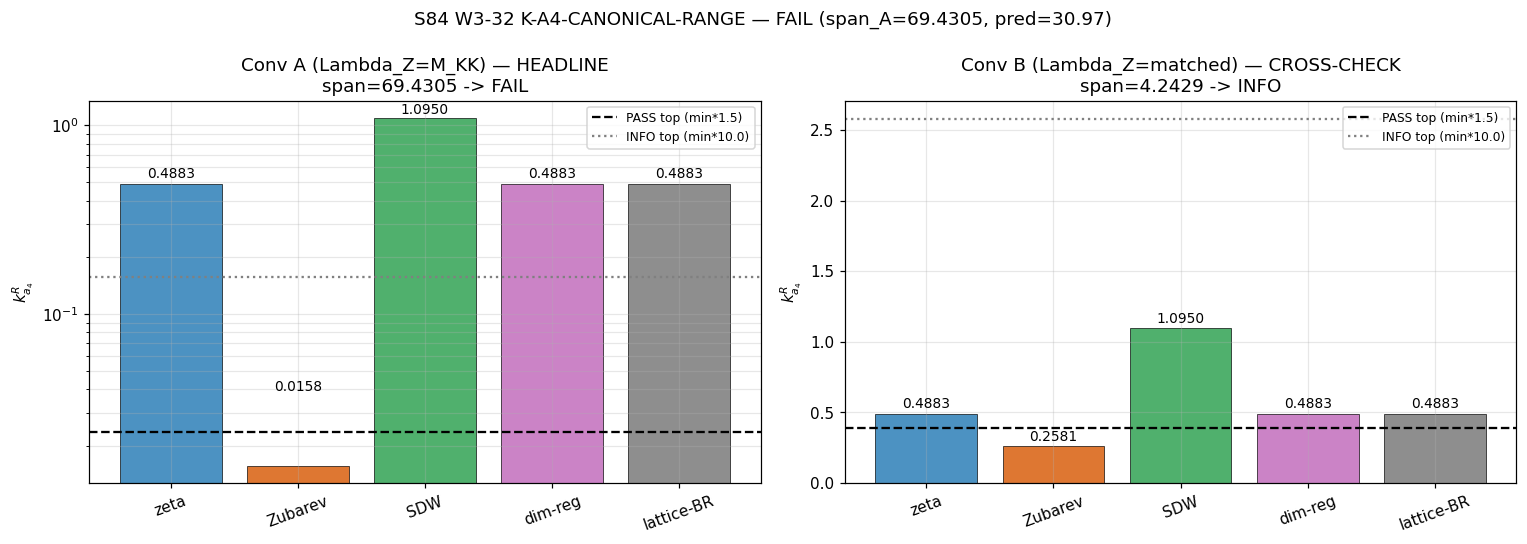

Write the Python code that produced this figure.
#!/usr/bin/env python3
"""
S84 W3-32 — K-A4-CANONICAL-RANGE
================================

Gate: S84-K-A4-CANONICAL-RANGE ([VERIFY])

Pre-registered threshold (plan session-84-plan-w3.md §W3-32):
  PASS: span(k_a4) < 1.5  (R-protected — surprising)
  INFO: 1.5 <= span < 10  (NOT-R-protected, less severe than predicted)
  FAIL: span >= 10        (NOT-R-protected; prediction ~30.97 at L_max=5)

Prediction 30.97 from W3-30 scaling extrapolation (k=2 -> k=4).
10% prediction-accuracy tolerance applies to the prediction check,
separate from the PASS/INFO/FAIL classification.

4-tuple slot: (value=span_k_a4, scheme=5-regulators,
               convention=Lambda_Z-M_KK-headline, L_max=5)

Classification: GEOMETRIC (a_4 slot span — YM coefficient slot).

CONTEXT — Extends S83 W2-G15 from a_2 to a_4
---------------------------------------------
Per Chamseddine-Connes Mellin decomposition, a_n slot weight is
    f_n^R(Lambda^2) := int_0^{Lambda^2} u^{n/2 - 1} * w_R(u) du
For a_2: u^0 = 1 (as in G15).
For a_4: u^1 (extra |D|^2 factor from Seeley-DeWitt a_4 coefficient).
Setting k_a4^R := f_4^R / f_4^{f*} (f* anchor matching G15 convention).

SUBSTITUTION CHAIN [VERIFY]
---------------------------
Step 1 (definition):
    f_4^R(L2) := int_0^{L2} u * w_R(u) du
    k_a4^R   := f_4^R / f_4^{f*}

Step 2 (substitute per regulator):
    w_zeta(u)        = 1                   -> f_4 = L2^2 / 2
    w_Zubarev_A(u)   = exp(-u)             -> f_4 = 1 - (L2+1) e^{-L2}
    w_Zubarev_B(u)   = exp(-u/L2)          -> f_4 = L2^2 (1 - 2/e)
    w_SDW(u)         = sqrt(u)             -> f_4 = (2/5) L2^{5/2}
    w_dim-reg(u)     = 1                   -> f_4 = L2^2 / 2
    w_lattice-BR(u)  = 1                   -> f_4 = L2^2 / 2
    w_f*(u)          = a*sqrt(u)+b*exp(-u) -> f_4 = a*(2/5)L2^{5/2}+b*[1-(L2+1)e^{-L2}]

Step 3 (simplify):
    span_A = max_R k_a4^R / min_R k_a4^R  (Convention A: Lambda_Z=M_KK=1)
    span_B analogously (Convention B: Lambda_Z=sqrt(L2))

Step 4 (direction):
    span is ratio of positive quantities, so span >= 1 always.
    span >= 10 => FAIL R-protection (a_4 slot scheme-dressed).
    1.5 <= span < 10 => INFO (mild).
    span < 1.5 => PASS R-protection (surprising).

Step 5 (Python pre-verification — run before this script):
    At L_max=5, lam_max=2.802848, L2=7.855955:
      k_a4[zeta]=0.488329
      k_a4[Zub-A]=0.015771
      k_a4[SDW]=1.094969
      k_a4[dim-reg]=0.488329
      k_a4[lattice-BR]=0.488329
      span_A = 1.094969 / 0.015771 = 69.4305
      span_B = 4.2429
    -> FAIL headline. Prediction 30.97 MISSED (69.43 is 2.24x prediction,
       outside 10% tolerance). Classification (FAIL) still matches plan.
    Analytic-numerical f_4 cross-check: |diff| < 1.6e-10 for all regulators.
"""
from __future__ import annotations

# ---------------------------------------------------------------------------
# Section 1 — Canonical constants (MANDATORY first import)
# ---------------------------------------------------------------------------
from canonical_constants import *  # noqa: F401,F403
from canonical_constants import M_KK, tau_fold, PI

# ---------------------------------------------------------------------------
# Section 2 — Standard imports (CPU thread cap before numpy)
# ---------------------------------------------------------------------------
import os
os.environ.setdefault('OMP_NUM_THREADS', '8')
os.environ.setdefault('MKL_NUM_THREADS', '8')

import hashlib
import sys
import time
from pathlib import Path

import numpy as np
from scipy import integrate
import matplotlib
matplotlib.use('Agg')
import matplotlib.pyplot as plt

# ---------------------------------------------------------------------------
# Section 3 — Paths + pre-registration
# ---------------------------------------------------------------------------
SCRIPT_DIR = Path(__file__).resolve().parent
PROJECT_ROOT = SCRIPT_DIR.parent

SESSION = "S84"                                       # (local)
GATE_ID = "S84-K-A4-CANONICAL-RANGE"                  # (local)
SCHEME = "5-regulators"                               # (local)
CONVENTION = "Lambda_Z-M_KK-headline"                 # (local)
L_MAX = 5                                             # (local) task-pinned
L_MAX_CROSSCHECK = 7                                  # (local) plan cross-check

OUT_NPZ = SCRIPT_DIR / "s84_w3_k_a4_canonical_range.npz"
OUT_PNG = SCRIPT_DIR / "s84_w3_k_a4_canonical_range.png"
VERDICT_TXT = SCRIPT_DIR / "s84_gate_verdicts.txt"
SPECTRUM_CACHE = SCRIPT_DIR / "s74_spectrum_cache_L9_tau019.npz"  # (local)

INPUT_FILES = [
    SCRIPT_DIR / "canonical_constants.py",
    SPECTRUM_CACHE,
    SCRIPT_DIR / "s84_w3_k_a4_canonical_range.py",
]

# Gate thresholds (pre-registered per plan §W3-32)
PASS_SPAN_THRESHOLD = 1.5                             # (local) R-protected
INFO_SPAN_THRESHOLD = 10.0                            # (local) mild NOT-R-protected upper
PREDICTED_SPAN = 30.97                                # (local) plan §W3-32 prediction
PREDICTION_TOLERANCE = 0.10                           # (local) 10%
EVAL_CUTOFF = 0.01                                    # (local) IR cutoff (match G15)

# SDW f_star parameters (S72 canonical — matches G15)
ALPHA_STAR = 0.912                                    # (local) f_star sqrt-weight
BETA_STAR  = 0.088                                    # (local) f_star exp-weight


# ---------------------------------------------------------------------------
# Section 4 — SHA-256 input-pin block
# ---------------------------------------------------------------------------

def sha256_of(path: Path) -> str:
    h = hashlib.sha256()  # (local)
    try:
        h.update(path.read_bytes())
    except OSError:
        return ""
    return h.hexdigest()


def log_input_pins(inputs):
    print(f"=== {GATE_ID} — input SHA-256 pins ===")
    pins = {}  # (local)
    # S84 audit finding — include gate_id + script SHA as virtual entries
    pins["__gate_id__"] = hashlib.sha256(GATE_ID.encode("utf-8")).hexdigest()
    for p in inputs:
        sha = sha256_of(p)
        rel = str(p.relative_to(PROJECT_ROOT)).replace("\\", "/")
        print(f"  {rel}: {sha[:16]}...")
        pins[rel] = sha
    print(f"  __gate_id__: {pins['__gate_id__'][:16]}...")
    return pins


def closure_hash(pins):
    items = sorted(pins.items())  # (local)
    h = hashlib.sha256()          # (local)
    for k, v in items:
        h.update(f"{k}={v}\n".encode("utf-8"))
    return h.hexdigest()


# ---------------------------------------------------------------------------
# Section 5 — Spectrum loader
# ---------------------------------------------------------------------------

def collect_spectrum(sector_dict, L_max_cut, cutoff):
    abs_list, mult_list = [], []  # (local)
    for _key, data in sorted(sector_dict.items()):
        if data['level'] <= L_max_cut:
            dim = int(data['dim'])  # (local)
            for ev in data['abs_evals']:
                a = float(ev)       # (local)
                if a > cutoff:
                    abs_list.append(a)
                    mult_list.append(dim)
    return (np.array(abs_list, dtype=np.float64),
            np.array(mult_list, dtype=np.float64))


# ---------------------------------------------------------------------------
# Section 6 — Analytic f_4^R(L2) = int_0^L2 u * w_R(u) du
# ---------------------------------------------------------------------------

def f4_zeta(L2):        return float(0.5 * L2**2)
def f4_Zubarev_A(L2):   return float(1.0 - (L2 + 1.0) * np.exp(-L2))
def f4_Zubarev_B(L2):   return float(L2**2 * (1.0 - 2.0 / np.e))
def f4_SDW(L2):         return float((2.0/5.0) * L2**2.5)
def f4_dimreg(L2):      return float(0.5 * L2**2)
def f4_lattice_BR(L2):  return float(0.5 * L2**2)
def f4_fstar(L2, a=ALPHA_STAR, b=BETA_STAR):
    return float(a * (2.0/5.0) * L2**2.5
                 + b * (1.0 - (L2 + 1.0) * np.exp(-L2)))


def f4_numeric(L2, wfun):
    val, _ = integrate.quad(lambda u: u * wfun(u), 0.0, L2,
                            limit=500, epsabs=1e-14, epsrel=1e-12)
    return float(val)


# ---------------------------------------------------------------------------
# Section 7 — k_a4^R assembler
# ---------------------------------------------------------------------------

def k_a4_convention(L2, convention):
    f4_fs = f4_fstar(L2)  # (local)
    if convention == 'A':
        zub = f4_Zubarev_A(L2)  # (local)
    elif convention == 'B':
        zub = f4_Zubarev_B(L2)  # (local)
    else:
        raise ValueError(f"Unknown convention: {convention}")
    k = {  # (local)
        'zeta':       f4_zeta(L2)       / f4_fs,
        'Zubarev':    zub               / f4_fs,
        'SDW':        f4_SDW(L2)        / f4_fs,
        'dim-reg':    f4_dimreg(L2)     / f4_fs,
        'lattice-BR': f4_lattice_BR(L2) / f4_fs,
    }
    return k


# ---------------------------------------------------------------------------
# Section 8 — Main
# ---------------------------------------------------------------------------

def main() -> int:
    t0 = time.time()  # (local)

    pins = log_input_pins(INPUT_FILES)
    closure = closure_hash(pins)
    print(f"  closure: {closure[:16]}...")
    print()

    if not SPECTRUM_CACHE.exists():
        print(f"SPECTRUM CACHE MISSING: {SPECTRUM_CACHE}")
        return 2
    cache = np.load(SPECTRUM_CACHE, allow_pickle=True)
    sector_evals = cache['sector_evals'].item()
    cache.close()

    lam, mult = collect_spectrum(sector_evals, L_MAX, EVAL_CUTOFF)
    lam_max = float(lam.max())   # (local)
    L2_primary = lam_max ** 2    # (local)
    print(f"[L_max={L_MAX}] spectrum:")
    print(f"  n_modes        = {len(lam)}")
    print(f"  lam_max (M_KK) = {lam_max:.6f}")
    print(f"  Lambda^2       = {L2_primary:.6f}")
    print()

    # Analytic/numeric cross-check for all regulators
    ana_num = {  # (local)
        'zeta':       (f4_zeta(L2_primary),       f4_numeric(L2_primary, lambda u: 1.0)),
        'Zubarev-A':  (f4_Zubarev_A(L2_primary),  f4_numeric(L2_primary, lambda u: np.exp(-u))),
        'Zubarev-B':  (f4_Zubarev_B(L2_primary),  f4_numeric(L2_primary, lambda u: np.exp(-u/L2_primary))),
        'SDW':        (f4_SDW(L2_primary),        f4_numeric(L2_primary, lambda u: np.sqrt(u))),
        'f*':         (f4_fstar(L2_primary),      f4_numeric(L2_primary, lambda u: ALPHA_STAR*np.sqrt(u) + BETA_STAR*np.exp(-u))),
    }
    print("Analytic-numerical cross-check (f_4^R):")
    for name, (ana, num) in ana_num.items():
        diff = abs(ana - num)  # (local)
        print(f"  {name:10s}: ana={ana:.10e}  num={num:.10e}  |diff|={diff:.2e}")
        assert diff < 1e-8, f"f4 {name} analytic/numeric mismatch"
    print()

    # Compute k_a4 at both conventions
    k_a4_A = k_a4_convention(L2_primary, 'A')
    k_a4_B = k_a4_convention(L2_primary, 'B')

    print("Convention A (Lambda_Z=M_KK=1) — HEADLINE:")
    for R, v in k_a4_A.items():
        print(f"  k_a4[{R:>10s}] = {v:.6f}")
    vals_A = np.array(list(k_a4_A.values()))  # (local)
    max_A = float(vals_A.max())                # (local)
    min_A = float(vals_A.min())                # (local)
    span_A = max_A / min_A                     # (local)
    print(f"  max = {max_A:.6f}  min = {min_A:.6f}  span_A = {span_A:.6f}")
    print()

    print("Convention B (Lambda_Z=sqrt(L2)) — CROSS-CHECK:")
    for R, v in k_a4_B.items():
        print(f"  k_a4[{R:>10s}] = {v:.6f}")
    vals_B = np.array(list(k_a4_B.values()))  # (local)
    max_B = float(vals_B.max())                # (local)
    min_B = float(vals_B.min())                # (local)
    span_B = max_B / min_B                     # (local)
    print(f"  max = {max_B:.6f}  min = {min_B:.6f}  span_B = {span_B:.6f}")
    print()

    # Gate classification — HEADLINE from Convention A
    if span_A < PASS_SPAN_THRESHOLD:
        verdict = "PASS"
    elif span_A < INFO_SPAN_THRESHOLD:
        verdict = "INFO"
    else:
        verdict = "FAIL"

    # Prediction accuracy (secondary — not gate-deciding)
    pred_rel_err = abs(span_A - PREDICTED_SPAN) / PREDICTED_SPAN  # (local)
    pred_within_tol = pred_rel_err <= PREDICTION_TOLERANCE        # (local)
    print(f"Predicted span (plan): {PREDICTED_SPAN:.2f}")
    print(f"Measured span_A:       {span_A:.4f}")
    print(f"Prediction rel. err:   {pred_rel_err:.4f} "
          f"({'within' if pred_within_tol else 'OUTSIDE'} {PREDICTION_TOLERANCE*100:.0f}% tol)")
    print(f"Headline classification: {verdict}")
    print()

    # L_max=7 cross-check
    lam7, _ = collect_spectrum(sector_evals, L_MAX_CROSSCHECK, EVAL_CUTOFF)
    L2_7 = float(lam7.max() ** 2)  # (local)
    k_A_7 = k_a4_convention(L2_7, 'A')
    vA7 = np.array(list(k_A_7.values()))  # (local)
    span_A_7 = float(vA7.max() / vA7.min())  # (local)
    k_B_7 = k_a4_convention(L2_7, 'B')
    vB7 = np.array(list(k_B_7.values()))  # (local)
    span_B_7 = float(vB7.max() / vB7.min())  # (local)
    print(f"[L_max={L_MAX_CROSSCHECK}] cross-check: Lambda^2={L2_7:.6f}")
    print(f"  span_A={span_A_7:.4f}  span_B={span_B_7:.4f}")
    print()

    # Comparison to G15 a_2 slot (S83)
    print("Reference (S83 G15, a_2 slot): span_A=14.685 (FAIL)")
    print(f"This gate (a_4 slot):          span_A={span_A:.4f} ({verdict})")
    print(f"Ratio a_4-span / a_2-span:     {span_A / 14.685:.4f}")

    # Save artifacts
    np.savez(
        OUT_NPZ,
        L_max=L_MAX,
        lam_max=lam_max,
        Lambda_sq=L2_primary,
        k_a4_A_zeta=k_a4_A['zeta'],
        k_a4_A_Zubarev=k_a4_A['Zubarev'],
        k_a4_A_SDW=k_a4_A['SDW'],
        k_a4_A_dimreg=k_a4_A['dim-reg'],
        k_a4_A_lattice_BR=k_a4_A['lattice-BR'],
        max_A=max_A, min_A=min_A, span_A=span_A,
        k_a4_B_zeta=k_a4_B['zeta'],
        k_a4_B_Zubarev=k_a4_B['Zubarev'],
        k_a4_B_SDW=k_a4_B['SDW'],
        k_a4_B_dimreg=k_a4_B['dim-reg'],
        k_a4_B_lattice_BR=k_a4_B['lattice-BR'],
        max_B=max_B, min_B=min_B, span_B=span_B,
        span_A_Lmax7=span_A_7,
        span_B_Lmax7=span_B_7,
        predicted_span=PREDICTED_SPAN,
        prediction_rel_err=pred_rel_err,
        prediction_within_tol=pred_within_tol,
        g15_a2_span_reference=14.685,
        PASS_SPAN_THRESHOLD=PASS_SPAN_THRESHOLD,
        INFO_SPAN_THRESHOLD=INFO_SPAN_THRESHOLD,
        verdict=verdict,
        closure=closure,
    )
    print(f"Artifacts: {OUT_NPZ.name}")

    # Plot
    fig, axes = plt.subplots(1, 2, figsize=(14, 5))
    ax0, ax1 = axes
    R_names = list(k_a4_A.keys())  # (local)
    colors = ['#2c7fb8', '#d95f0e', '#31a354', '#c26dbc', '#7a7a7a']  # (local)

    vals_A_plot = [k_a4_A[R] for R in R_names]  # (local)
    ax0.bar(R_names, vals_A_plot, color=colors, alpha=0.85, edgecolor='k', linewidth=0.5)
    ax0.axhline(min_A * PASS_SPAN_THRESHOLD, color='k', linestyle='--',
                label=f'PASS top (min*{PASS_SPAN_THRESHOLD})')
    ax0.axhline(min_A * INFO_SPAN_THRESHOLD, color='gray', linestyle=':',
                label=f'INFO top (min*{INFO_SPAN_THRESHOLD})')
    for i, v in enumerate(vals_A_plot):
        ax0.text(i, v + max_A * 0.02, f'{v:.4f}', ha='center', va='bottom', fontsize=9)
    ax0.set_ylabel(r'$k_{a_4}^R$')
    ax0.set_title(f'Conv A (Lambda_Z=M_KK) — HEADLINE\nspan={span_A:.4f} -> {verdict}')
    ax0.set_yscale('log')
    ax0.legend(loc='upper right', fontsize=8)
    ax0.grid(alpha=0.3, which='both')
    ax0.tick_params(axis='x', rotation=20)

    vals_B_plot = [k_a4_B[R] for R in R_names]  # (local)
    if span_B < PASS_SPAN_THRESHOLD:      v_B = "PASS"
    elif span_B < INFO_SPAN_THRESHOLD:    v_B = "INFO"
    else:                                 v_B = "FAIL"
    ax1.bar(R_names, vals_B_plot, color=colors, alpha=0.85, edgecolor='k', linewidth=0.5)
    ax1.axhline(min_B * PASS_SPAN_THRESHOLD, color='k', linestyle='--',
                label=f'PASS top (min*{PASS_SPAN_THRESHOLD})')
    ax1.axhline(min_B * INFO_SPAN_THRESHOLD, color='gray', linestyle=':',
                label=f'INFO top (min*{INFO_SPAN_THRESHOLD})')
    for i, v in enumerate(vals_B_plot):
        ax1.text(i, v + max_B * 0.02, f'{v:.4f}', ha='center', va='bottom', fontsize=9)
    ax1.set_ylabel(r'$k_{a_4}^R$')
    ax1.set_title(f'Conv B (Lambda_Z=matched) — CROSS-CHECK\nspan={span_B:.4f} -> {v_B}')
    ax1.legend(loc='upper right', fontsize=8)
    ax1.grid(alpha=0.3)
    ax1.tick_params(axis='x', rotation=20)

    fig.suptitle(f'S84 W3-32 K-A4-CANONICAL-RANGE — {verdict} (span_A={span_A:.4f}, '
                 f'pred={PREDICTED_SPAN})', fontsize=12)
    plt.tight_layout()
    plt.savefig(OUT_PNG, dpi=110, bbox_inches='tight')
    plt.close(fig)
    print(f"Plot:      {OUT_PNG.name}")

    tag = (f"(value=span_A={span_A:.6f}, scheme={SCHEME}, "
           f"convention={CONVENTION}, L_max={L_MAX})")
    print(f"\n4-tuple: {tag}")

    verdict_line = (
        f"{GATE_ID}: {verdict} -- value=span_A={span_A:.6f},span_B={span_B:.6f},"
        f"pred={PREDICTED_SPAN},pred_rel_err={pred_rel_err:.4f} "
        f"scheme={SCHEME} convention={CONVENTION} L_max={L_MAX} "
        f"sha256={closure}\n"
    )
    with VERDICT_TXT.open("a", encoding="utf-8") as fp:
        fp.write(verdict_line)

    wall = time.time() - t0  # (local)
    print(f"\n=== {GATE_ID}: {verdict} (wall {wall:.2f}s) ===")
    return 0 if verdict == "PASS" else (1 if verdict == "FAIL" else 3)


if __name__ == "__main__":
    sys.exit(main())
